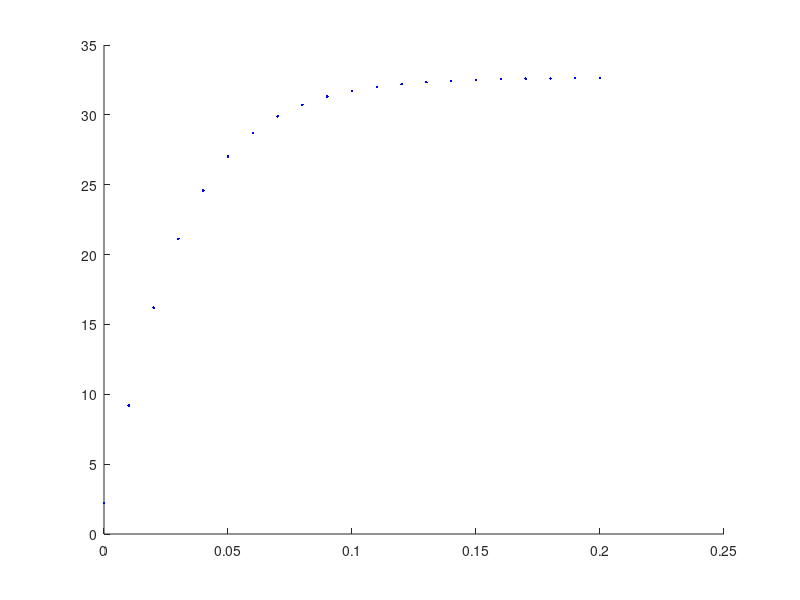

Here is the MATLAB script that generated this plot:
k=0.3;
n=20;
v_x=2;
v_y=1;
x=0;
y=0;
g=9.8;
t=0;
dt=0.01;
v=sqrt(v_x^2+v_y^2);
hold on;
plot(t,v,'.b');
for i=1:n
    a=v_x-k*v_x+k^2*v_x*dt^2/2;
    b=v_y-g-k*v_y+(k*g+k^2*v_y)*dt^2/2;
    x=x+v_x-k*v_x*dt^2/2;
    y=y+v_y+(-g-k*b)*dt^2/2;
    v_x=a;
    v_y=b;
    t=t+dt;
    v=sqrt(v_x^2+v_y^2);
    plot(t,v,'.b');
end
hold off;